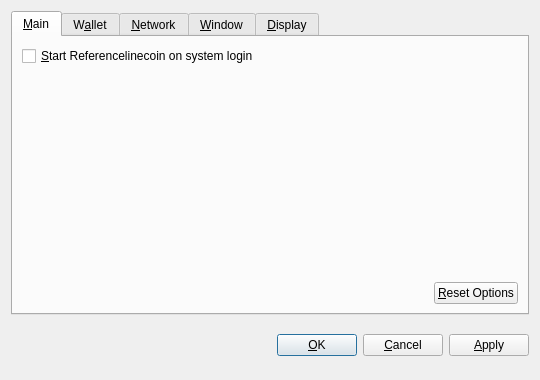
<?xml version="1.0" encoding="UTF-8"?>
<ui version="4.0">
 <class>OptionsDialog</class>
 <widget class="QDialog" name="OptionsDialog">
  <property name="geometry">
   <rect>
    <x>0</x>
    <y>0</y>
    <width>540</width>
    <height>380</height>
   </rect>
  </property>
  <property name="windowTitle">
   <string>Options</string>
  </property>
  <property name="modal">
   <bool>true</bool>
  </property>
  <layout class="QVBoxLayout" name="verticalLayout">
   <item>
    <widget class="QTabWidget" name="tabWidget">
     <property name="tabPosition">
      <enum>QTabWidget::North</enum>
     </property>
     <property name="currentIndex">
      <number>0</number>
     </property>
     <widget class="QWidget" name="tabMain">
      <attribute name="title">
       <string>&amp;Main</string>
      </attribute>
      <layout class="QVBoxLayout" name="verticalLayout_Main">
       <item>
        <widget class="QCheckBox" name="bitcoinAtStartup">
         <property name="toolTip">
          <string>Automatically start Referencelinecoin after logging in to the system.</string>
         </property>
         <property name="text">
          <string>&amp;Start Referencelinecoin on system login</string>
         </property>
        </widget>
       </item>
       <item>
        <spacer name="verticalSpacer_Main">
         <property name="orientation">
          <enum>Qt::Vertical</enum>
         </property>
         <property name="sizeHint" stdset="0">
          <size>
           <width>20</width>
           <height>40</height>
          </size>
         </property>
        </spacer>
       </item>
       <item>
        <layout class="QHBoxLayout" name="horizontalLayout_2_Main">
         <item>
          <spacer name="horizontalSpacer_2_Main">
           <property name="orientation">
            <enum>Qt::Horizontal</enum>
           </property>
           <property name="sizeHint" stdset="0">
            <size>
             <width>40</width>
             <height>20</height>
            </size>
           </property>
          </spacer>
         </item>
         <item>
          <widget class="QPushButton" name="resetButton">
           <property name="toolTip">
            <string>Reset all client options to default.</string>
           </property>
           <property name="text">
            <string>&amp;Reset Options</string>
           </property>
           <property name="autoDefault">
            <bool>false</bool>
           </property>
          </widget>
         </item>
        </layout>
       </item>
      </layout>
     </widget>
     <widget class="QWidget" name="tabWallet">
      <attribute name="title">
       <string>W&amp;allet</string>
      </attribute>
      <layout class="QVBoxLayout" name="verticalLayout_Network">
       <item>
        <widget class="QLabel" name="transactionFeeInfoLabel">
         <property name="text">
          <string>Optional transaction fee per kB that helps make sure your transactions are processed quickly. Most transactions are 1 kB.</string>
         </property>
         <property name="textFormat">
          <enum>Qt::PlainText</enum>
         </property>
         <property name="wordWrap">
          <bool>true</bool>
         </property>
        </widget>
       </item>
       <item>
        <layout class="QHBoxLayout" name="horizontalLayout_1_Main">
         <item>
          <widget class="QLabel" name="transactionFeeLabel">
           <property name="text">
            <string>Pay transaction &amp;fee</string>
           </property>
           <property name="textFormat">
            <enum>Qt::PlainText</enum>
           </property>
           <property name="buddy">
            <cstring>transactionFee</cstring>
           </property>
          </widget>
         </item>
         <item>
          <widget class="BitcoinAmountField" name="transactionFee"/>
         </item>
         <item>
          <spacer name="horizontalSpacer_1_Main">
           <property name="orientation">
            <enum>Qt::Horizontal</enum>
           </property>
           <property name="sizeHint" stdset="0">
            <size>
             <width>40</width>
             <height>20</height>
            </size>
           </property>
          </spacer>
         </item>
        </layout>
       </item>
       <item>
        <widget class="QLabel" name="label">
         <property name="text">
          <string>If you disable the spending of unconfirmed change, the change from a transaction cannot be used until that transaction has at least one confirmation. This also affects how your balance is computed.</string>
         </property>
         <property name="wordWrap">
          <bool>true</bool>
         </property>
        </widget>
       </item>
       <item>
        <widget class="QCheckBox" name="spendZeroConfChange">
         <property name="text">
          <string>Spend unconfirmed change  (experts only)</string>
         </property>
        </widget>
       </item>
       <item>
        <spacer name="verticalSpacer">
         <property name="orientation">
          <enum>Qt::Vertical</enum>
         </property>
         <property name="sizeHint" stdset="0">
          <size>
           <width>20</width>
           <height>40</height>
          </size>
         </property>
        </spacer>
       </item>
      </layout>
     </widget>
     <widget class="QWidget" name="tabNetwork">
      <attribute name="title">
       <string>&amp;Network</string>
      </attribute>
      <layout class="QVBoxLayout" name="verticalLayout_Network">
       <item>
        <widget class="QCheckBox" name="mapPortUpnp">
         <property name="toolTip">
          <string>Automatically open the Referencelinecoin client port on the router. This only works when your router supports UPnP and it is enabled.</string>
         </property>
         <property name="text">
          <string>Map port using &amp;UPnP</string>
         </property>
        </widget>
       </item>
       <item>
        <widget class="QCheckBox" name="connectSocks">
         <property name="toolTip">
          <string>Connect to the Referencelinecoin network through a SOCKS proxy (e.g. when connecting through Tor).</string>
         </property>
         <property name="text">
          <string>&amp;Connect through SOCKS proxy:</string>
         </property>
        </widget>
       </item>
       <item>
        <layout class="QHBoxLayout" name="horizontalLayout_Network">
         <item>
          <widget class="QLabel" name="proxyIpLabel">
           <property name="text">
            <string>Proxy &amp;IP:</string>
           </property>
           <property name="textFormat">
            <enum>Qt::PlainText</enum>
           </property>
           <property name="buddy">
            <cstring>proxyIp</cstring>
           </property>
          </widget>
         </item>
         <item>
          <widget class="QValidatedLineEdit" name="proxyIp">
           <property name="maximumSize">
            <size>
             <width>140</width>
             <height>16777215</height>
            </size>
           </property>
           <property name="toolTip">
            <string>IP address of the proxy (e.g. 127.0.0.1)</string>
           </property>
          </widget>
         </item>
         <item>
          <widget class="QLabel" name="proxyPortLabel">
           <property name="text">
            <string>&amp;Port:</string>
           </property>
           <property name="textFormat">
            <enum>Qt::PlainText</enum>
           </property>
           <property name="buddy">
            <cstring>proxyPort</cstring>
           </property>
          </widget>
         </item>
         <item>
          <widget class="QLineEdit" name="proxyPort">
           <property name="maximumSize">
            <size>
             <width>55</width>
             <height>16777215</height>
            </size>
           </property>
           <property name="toolTip">
            <string>Port of the proxy (e.g. 9050)</string>
           </property>
          </widget>
         </item>
         <item>
          <widget class="QLabel" name="socksVersionLabel">
           <property name="text">
            <string>SOCKS &amp;Version:</string>
           </property>
           <property name="textFormat">
            <enum>Qt::PlainText</enum>
           </property>
           <property name="buddy">
            <cstring>socksVersion</cstring>
           </property>
          </widget>
         </item>
         <item>
          <widget class="QValueComboBox" name="socksVersion">
           <property name="toolTip">
            <string>SOCKS version of the proxy (e.g. 5)</string>
           </property>
          </widget>
         </item>
         <item>
          <spacer name="horizontalSpacer_Network">
           <property name="orientation">
            <enum>Qt::Horizontal</enum>
           </property>
           <property name="sizeHint" stdset="0">
            <size>
             <width>40</width>
             <height>20</height>
            </size>
           </property>
          </spacer>
         </item>
        </layout>
       </item>
       <item>
        <spacer name="verticalSpacer_Network">
         <property name="orientation">
          <enum>Qt::Vertical</enum>
         </property>
         <property name="sizeHint" stdset="0">
          <size>
           <width>20</width>
           <height>40</height>
          </size>
         </property>
        </spacer>
       </item>
      </layout>
     </widget>
     <widget class="QWidget" name="tabWindow">
      <attribute name="title">
       <string>&amp;Window</string>
      </attribute>
      <layout class="QVBoxLayout" name="verticalLayout_Window">
       <item>
        <widget class="QCheckBox" name="minimizeToTray">
         <property name="toolTip">
          <string>Show only a tray icon after minimizing the window.</string>
         </property>
         <property name="text">
          <string>&amp;Minimize to the tray instead of the taskbar</string>
         </property>
        </widget>
       </item>
       <item>
        <widget class="QCheckBox" name="minimizeOnClose">
         <property name="toolTip">
          <string>Minimize instead of exit the application when the window is closed. When this option is enabled, the application will be closed only after selecting Quit in the menu.</string>
         </property>
         <property name="text">
          <string>M&amp;inimize on close</string>
         </property>
        </widget>
       </item>
       <item>
        <spacer name="verticalSpacer_Window">
         <property name="orientation">
          <enum>Qt::Vertical</enum>
         </property>
         <property name="sizeHint" stdset="0">
          <size>
           <width>20</width>
           <height>40</height>
          </size>
         </property>
        </spacer>
       </item>
      </layout>
     </widget>
     <widget class="QWidget" name="tabDisplay">
      <attribute name="title">
       <string>&amp;Display</string>
      </attribute>
      <layout class="QVBoxLayout" name="verticalLayout_Display">
       <item>
        <layout class="QHBoxLayout" name="horizontalLayout_1_Display">
         <item>
          <widget class="QLabel" name="langLabel">
           <property name="text">
            <string>User Interface &amp;language:</string>
           </property>
           <property name="textFormat">
            <enum>Qt::PlainText</enum>
           </property>
           <property name="buddy">
            <cstring>lang</cstring>
           </property>
          </widget>
         </item>
         <item>
          <widget class="QValueComboBox" name="lang">
           <property name="toolTip">
            <string>The user interface language can be set here. This setting will take effect after restarting Referencelinecoin.</string>
           </property>
          </widget>
         </item>
        </layout>
       </item>
       <item>
        <layout class="QHBoxLayout" name="horizontalLayout_2_Display">
         <item>
          <widget class="QLabel" name="unitLabel">
           <property name="text">
            <string>&amp;Unit to show amounts in:</string>
           </property>
           <property name="textFormat">
            <enum>Qt::PlainText</enum>
           </property>
           <property name="buddy">
            <cstring>unit</cstring>
           </property>
          </widget>
         </item>
         <item>
          <widget class="QValueComboBox" name="unit">
           <property name="toolTip">
            <string>Choose the default subdivision unit to show in the interface and when sending coins.</string>
           </property>
          </widget>
         </item>
        </layout>
       </item>
       <item>
        <widget class="QCheckBox" name="displayAddresses">
         <property name="toolTip">
          <string>Whether to show Referencelinecoin addresses in the transaction list or not.</string>
         </property>
         <property name="text">
          <string>&amp;Display addresses in transaction list</string>
         </property>
        </widget>
       </item>
       <item>
        <widget class="QCheckBox" name="coinControlFeatures">
         <property name="toolTip">
          <string>Whether to show coin control features or not.</string>
         </property>
         <property name="text">
          <string>Display coin &amp;control features (experts only!)</string>
         </property>
        </widget>
       </item>
       <item>
        <spacer name="verticalSpacer_Display">
         <property name="orientation">
          <enum>Qt::Vertical</enum>
         </property>
         <property name="sizeHint" stdset="0">
          <size>
           <width>20</width>
           <height>40</height>
          </size>
         </property>
        </spacer>
       </item>
      </layout>
     </widget>
    </widget>
   </item>
   <item>
    <layout class="QHBoxLayout" name="horizontalLayout_Buttons">
     <item>
      <spacer name="horizontalSpacer_1">
       <property name="orientation">
        <enum>Qt::Horizontal</enum>
       </property>
       <property name="sizeHint" stdset="0">
        <size>
         <width>40</width>
         <height>48</height>
        </size>
       </property>
      </spacer>
     </item>
     <item>
      <widget class="QLabel" name="statusLabel">
       <property name="font">
        <font>
         <weight>75</weight>
         <bold>true</bold>
        </font>
       </property>
       <property name="text">
        <string/>
       </property>
       <property name="textFormat">
        <enum>Qt::PlainText</enum>
       </property>
       <property name="wordWrap">
        <bool>true</bool>
       </property>
      </widget>
     </item>
     <item>
      <spacer name="horizontalSpacer_2">
       <property name="orientation">
        <enum>Qt::Horizontal</enum>
       </property>
       <property name="sizeHint" stdset="0">
        <size>
         <width>40</width>
         <height>48</height>
        </size>
       </property>
      </spacer>
     </item>
     <item>
      <widget class="QPushButton" name="okButton">
       <property name="text">
        <string>&amp;OK</string>
       </property>
      </widget>
     </item>
     <item>
      <widget class="QPushButton" name="cancelButton">
       <property name="text">
        <string>&amp;Cancel</string>
       </property>
       <property name="autoDefault">
        <bool>false</bool>
       </property>
      </widget>
     </item>
     <item>
      <widget class="QPushButton" name="applyButton">
       <property name="text">
        <string>&amp;Apply</string>
       </property>
       <property name="autoDefault">
        <bool>false</bool>
       </property>
      </widget>
     </item>
    </layout>
   </item>
  </layout>
 </widget>
 <customwidgets>
  <customwidget>
   <class>BitcoinAmountField</class>
   <extends>QSpinBox</extends>
   <header>bitcoinamountfield.h</header>
  </customwidget>
  <customwidget>
   <class>QValueComboBox</class>
   <extends>QComboBox</extends>
   <header>qvaluecombobox.h</header>
  </customwidget>
  <customwidget>
   <class>QValidatedLineEdit</class>
   <extends>QLineEdit</extends>
   <header>qvalidatedlineedit.h</header>
  </customwidget>
 </customwidgets>
 <resources/>
 <connections/>
</ui>
